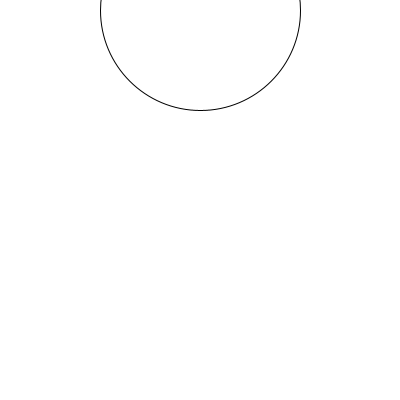
Frame 1 (no input)
Frame 60 (the mouse pressed at the canvas centre just before this capture): blank canvas, image omitted
Frame 120 (the mouse held since frame 60 and released just before this capture): blank canvas, image omitted

The Processing sketch that drew this single still picture (run headless with seeded random() and noise(); from frame 60 on, the mouse is pressed at the canvas centre):

// Processing sketch: VallendeBallen_2
// ── VallendeBallen_2.pde
int BallX = 200;
int BallY = 10;
int Diameter = 200;
int snelheid = 20;

void setup(){
size(400,400);
}

void draw(){
    background(255);
  circle(BallX, BallY, Diameter);
  BallY = BallY + snelheid;
}
